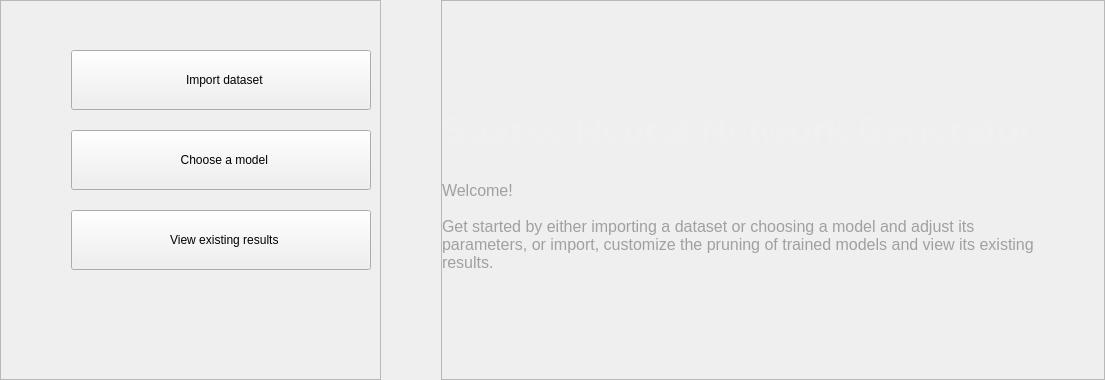
            <widget class="QWidget" name="home_page">
             <property name="autoFillBackground">
              <bool>false</bool>
             </property>
             <property name="styleSheet">
              <string notr="true"/>
             </property>
             <layout class="QGridLayout" name="gridLayout_7">
              <property name="leftMargin">
               <number>0</number>
              </property>
              <property name="topMargin">
               <number>0</number>
              </property>
              <property name="rightMargin">
               <number>0</number>
              </property>
              <property name="bottomMargin">
               <number>0</number>
              </property>
              <property name="horizontalSpacing">
               <number>60</number>
              </property>
              <property name="verticalSpacing">
               <number>0</number>
              </property>
              <item row="0" column="2" rowspan="4">
               <widget class="QFrame" name="frame">
                <property name="minimumSize">
                 <size>
                  <width>0</width>
                  <height>0</height>
                 </size>
                </property>
                <property name="maximumSize">
                 <size>
                  <width>16777215</width>
                  <height>16777215</height>
                 </size>
                </property>
                <property name="frameShape">
                 <enum>QFrame::StyledPanel</enum>
                </property>
                <property name="frameShadow">
                 <enum>QFrame::Raised</enum>
                </property>
                <layout class="QGridLayout" name="gridLayout_6">
                 <property name="leftMargin">
                  <number>0</number>
                 </property>
                 <property name="topMargin">
                  <number>0</number>
                 </property>
                 <property name="rightMargin">
                  <number>70</number>
                 </property>
                 <property name="bottomMargin">
                  <number>0</number>
                 </property>
                 <property name="horizontalSpacing">
                  <number>0</number>
                 </property>
                 <property name="verticalSpacing">
                  <number>30</number>
                 </property>
                 <item row="3" column="1">
                  <spacer name="verticalSpacer_4">
                   <property name="orientation">
                    <enum>Qt::Vertical</enum>
                   </property>
                   <property name="sizeHint" stdset="0">
                    <size>
                     <width>20</width>
                     <height>40</height>
                    </size>
                   </property>
                  </spacer>
                 </item>
                 <item row="2" column="1">
                  <widget class="QLabel" name="home_text">
                   <property name="maximumSize">
                    <size>
                     <width>600</width>
                     <height>200</height>
                    </size>
                   </property>
                   <property name="font">
                    <font>
                     <pointsize>12</pointsize>
                    </font>
                   </property>
                   <property name="styleSheet">
                    <string notr="true">color: rgb(160, 160, 160)</string>
                   </property>
                   <property name="text">
                    <string>Welcome!

Get started by either importing a dataset or choosing a model and adjust its parameters, or import, customize the pruning of trained models and view its existing results.</string>
                   </property>
                   <property name="textFormat">
                    <enum>Qt::PlainText</enum>
                   </property>
                   <property name="alignment">
                    <set>Qt::AlignLeading|Qt::AlignLeft|Qt::AlignTop</set>
                   </property>
                   <property name="wordWrap">
                    <bool>true</bool>
                   </property>
                  </widget>
                 </item>
                 <item row="1" column="1">
                  <widget class="QLabel" name="home_main_text">
                   <property name="maximumSize">
                    <size>
                     <width>16777215</width>
                     <height>90</height>
                    </size>
                   </property>
                   <property name="font">
                    <font>
                     <pointsize>28</pointsize>
                     <bold>true</bold>
                    </font>
                   </property>
                   <property name="styleSheet">
                    <string notr="true">color: rgb(240, 240, 240)</string>
                   </property>
                   <property name="text">
                    <string>Sparse Neural Network Generator</string>
                   </property>
                   <property name="wordWrap">
                    <bool>true</bool>
                   </property>
                  </widget>
                 </item>
                 <item row="0" column="1">
                  <spacer name="verticalSpacer_5">
                   <property name="orientation">
                    <enum>Qt::Vertical</enum>
                   </property>
                   <property name="sizeHint" stdset="0">
                    <size>
                     <width>20</width>
                     <height>40</height>
                    </size>
                   </property>
                  </spacer>
                 </item>
                </layout>
               </widget>
              </item>
              <item row="1" column="0">
               <widget class="QFrame" name="main_frame_buttons">
                <property name="maximumSize">
                 <size>
                  <width>500</width>
                  <height>16777215</height>
                 </size>
                </property>
                <property name="frameShape">
                 <enum>QFrame::StyledPanel</enum>
                </property>
                <property name="frameShadow">
                 <enum>QFrame::Raised</enum>
                </property>
                <layout class="QGridLayout" name="gridLayout_8">
                 <property name="leftMargin">
                  <number>70</number>
                 </property>
                 <property name="verticalSpacing">
                  <number>20</number>
                 </property>
                 <item row="0" column="0">
                  <spacer name="verticalSpacer_2">
                   <property name="orientation">
                    <enum>Qt::Vertical</enum>
                   </property>
                   <property name="sizeHint" stdset="0">
                    <size>
                     <width>20</width>
                     <height>40</height>
                    </size>
                   </property>
                  </spacer>
                 </item>
                 <item row="4" column="0">
                  <widget class="QPushButton" name="home_results_button">
                   <property name="minimumSize">
                    <size>
                     <width>300</width>
                     <height>60</height>
                    </size>
                   </property>
                   <property name="maximumSize">
                    <size>
                     <width>300</width>
                     <height>60</height>
                    </size>
                   </property>
                   <property name="text">
                    <string>  View existing results</string>
                   </property>
                   <property name="icon">
                    <iconset>
                     <normaloff>resources/icons/analytics.png</normaloff>resources/icons/analytics.png</iconset>
                   </property>
                  </widget>
                 </item>
                 <item row="3" column="0">
                  <widget class="QPushButton" name="home_model_button">
                   <property name="minimumSize">
                    <size>
                     <width>300</width>
                     <height>60</height>
                    </size>
                   </property>
                   <property name="maximumSize">
                    <size>
                     <width>300</width>
                     <height>60</height>
                    </size>
                   </property>
                   <property name="text">
                    <string>  Choose a model</string>
                   </property>
                   <property name="icon">
                    <iconset>
                     <normaloff>resources/icons/tech.png</normaloff>resources/icons/tech.png</iconset>
                   </property>
                  </widget>
                 </item>
                 <item row="1" column="0">
                  <widget class="QPushButton" name="home_dataset_button">
                   <property name="minimumSize">
                    <size>
                     <width>300</width>
                     <height>60</height>
                    </size>
                   </property>
                   <property name="maximumSize">
                    <size>
                     <width>300</width>
                     <height>60</height>
                    </size>
                   </property>
                   <property name="text">
                    <string>  Import dataset</string>
                   </property>
                   <property name="icon">
                    <iconset>
                     <normaloff>resources/icons/database.png</normaloff>resources/icons/database.png</iconset>
                   </property>
                  </widget>
                 </item>
                 <item row="5" column="0">
                  <spacer name="verticalSpacer_3">
                   <property name="orientation">
                    <enum>Qt::Vertical</enum>
                   </property>
                   <property name="sizeType">
                    <enum>QSizePolicy::Fixed</enum>
                   </property>
                   <property name="sizeHint" stdset="0">
                    <size>
                     <width>20</width>
                     <height>100</height>
                    </size>
                   </property>
                  </spacer>
                 </item>
                </layout>
               </widget>
              </item>
             </layout>
            </widget>
